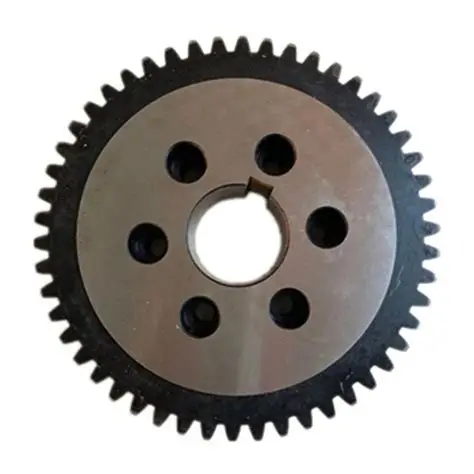
#> input picture gear_3.png, 474 x 474 px
$ jupyter execute Spur_Gear_Preprocessing_win.ipynb
#> lines starting #> are read from the running program, lines starting #| are printed output that depends on the picture; after the words box and inside, x2 and y2 are one past the last pixel; in counts of white or black regions, pixels touching at a corner belong together
[cell 1]
import cv2, numpy as np, json, math, matplotlib.pyplot as plt
from pathlib import Path

# --- Paths (no /mnt) ---
PROJECT_ROOT = Path.cwd()
OUT_DIR ="Output"


# Point to your image (change this if needed)
IMG_PATH = PROJECT_ROOT / "gear_3.png"     # e.g., "./gear.jpg"

assert IMG_PATH.exists(), f"Place your image at {IMG_PATH} or update IMG_PATH."

img = cv2.imread(str(IMG_PATH))
#> img is the input picture: shape (474, 474, 3); mean B, G, R 163.1, 165.9, 168.9
assert img is not None, f"Could not read {IMG_PATH}"

img_rgb = cv2.cvtColor(img, cv2.COLOR_BGR2RGB)
plt.figure(figsize=(4,4)); plt.title("Cell 1 — Input Image"); plt.axis("off"); plt.imshow(img_rgb)

[cell 2]
def auto_threshold(gray_img):
    """
    Enhanced thresholding for gear images with white background and grey gear
    """
    h, w = gray_img.shape

    # Adaptive region sampling based on image size
    center_size = min(40, h//8, w//8)  # Scale with image size
    border_size = min(30, h//10, w//10)

    # Sample center region (gear area)
    cx, cy = w//2, h//2
    center_region = gray_img[cy-center_size:cy+center_size, cx-center_size:cx+center_size]
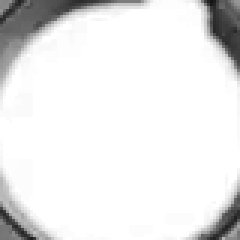
#> center_region: shape (80, 80) (shown 3 times larger); min 21, max 255, mean 233.3
    center_mean = np.mean(center_region)
#> center_mean = 233.3
    center_std = np.std(center_region)
#> center_std = 52.31

    # Sample border regions (background area) - multiple samples for robustness
    border_samples = []
    # Top and bottom borders
    border_samples.extend([
        gray_img[:border_size, :].ravel(),
        gray_img[-border_size:, :].ravel()
    ])
    # Left and right borders
    border_samples.extend([
        gray_img[:, :border_size].ravel(),
        gray_img[:, -border_size:].ravel()
    ])
    # Corner samples for extra robustness
    corner_size = border_size // 2
    border_samples.extend([
        gray_img[:corner_size, :corner_size].ravel(),  # Top-left
        gray_img[:corner_size, -corner_size:].ravel(), # Top-right
        gray_img[-corner_size:, :corner_size].ravel(), # Bottom-left
        gray_img[-corner_size:, -corner_size:].ravel() # Bottom-right
    ])

    # Combine all border samples and remove outliers
    all_border = np.concatenate(border_samples)
    # Remove extreme values (noise) using percentiles
    border_clean = all_border[(all_border >= np.percentile(all_border, 5)) &
                             (all_border <= np.percentile(all_border, 95))]
    border_mean = np.mean(border_clean)
#> border_mean = 255
    border_std = np.std(border_clean)
#> border_std = 0

    # Determine if gear is darker than background
    invert = center_mean < border_mean
#> invert = True

    # Calculate optimal threshold based on the contrast
    intensity_gap = abs(border_mean - center_mean)
#> intensity_gap = 21.69

    # If there's good contrast, use a threshold between center and border
    if intensity_gap > 20:  # Good contrast
        manual_threshold = int((center_mean + border_mean) / 2)
#> manual_threshold = 244
        flag = cv2.THRESH_BINARY_INV if invert else cv2.THRESH_BINARY
#> flag = 1
        _, bin_manual = cv2.threshold(gray_img, manual_threshold, 255, flag)
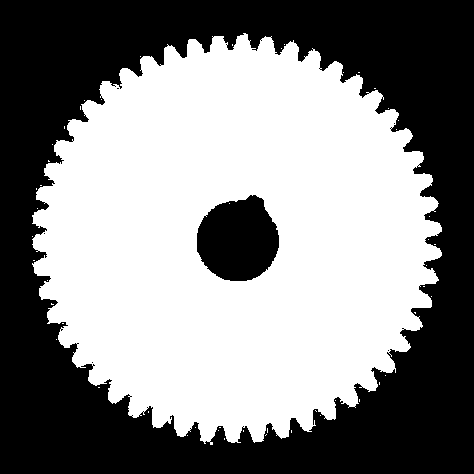
#> bin_manual: shape (474, 474); 52.9% white; 7 black regions (5 under 20 px), largest, box (x1, y1, x2, y2) and area: (0, 0, 474, 474) 100415, (197, 195, 279, 281) 5367
    else:
        bin_manual = None

    # Always compute Otsu as fallback
    flag_otsu = cv2.THRESH_BINARY_INV if invert else cv2.THRESH_BINARY
#> flag_otsu = 1
    otsu_thresh, bin_otsu = cv2.threshold(gray_img, 0, 255, flag_otsu + cv2.THRESH_OTSU)
#> bin_otsu: shape (474, 474); 49.7% white; 13 white regions (11 under 20 px), largest, box (x1, y1, x2, y2) and area: (34, 36, 439, 441) 111521, (383, 190, 386, 198) 20
#> otsu_thresh = 173

    # Choose the best threshold method
    if bin_manual is not None and intensity_gap > 30:
        # Use manual threshold for high contrast images
        final_binary = bin_manual
        method_used = f"Manual (thresh={manual_threshold})"
    else:
        # Use Otsu for low contrast images
        final_binary = bin_otsu
        method_used = f"Otsu (thresh={otsu_thresh:.0f})"
#> method_used = 'Otsu (thresh=173)'

    # Post-processing: Remove small noise
    kernel = cv2.getStructuringElement(cv2.MORPH_ELLIPSE, (3, 3))
    final_binary = cv2.morphologyEx(final_binary, cv2.MORPH_OPEN, kernel, iterations=1)
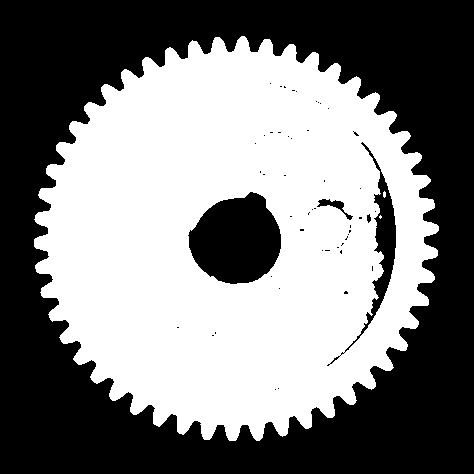
#> final_binary: shape (474, 474); 49.6% white; 3 white regions (2 under 20 px), largest, box (x1, y1, x2, y2) and area: (34, 36, 439, 441) 111430

    # Debug information
    print(f"Thresholding Analysis:")
    print(f"  Center mean: {center_mean:.1f} ± {center_std:.1f}")
#|   Center mean: 233.3 ± 52.3
    print(f"  Border mean: {border_mean:.1f} ± {border_std:.1f}")
#|   Border mean: 255.0 ± 0.0
    print(f"  Intensity gap: {intensity_gap:.1f}")
#|   Intensity gap: 21.7
    print(f"  Invert: {invert}")
#|   Invert: True
    print(f"  Method used: {method_used}")
#|   Method used: Otsu (thresh=173)

    return final_binary, invert

gray = cv2.cvtColor(img, cv2.COLOR_BGR2GRAY)
clahe = cv2.createCLAHE(clipLimit=2.0, tileGridSize=(8,8))
gray_eq = clahe.apply(gray)

binary, was_inverted = auto_threshold(gray_eq)
#> was_inverted = True

plt.figure(figsize=(12,4))
plt.subplot(1,3,1); plt.title("Gray"); plt.axis("off"); plt.imshow(gray, cmap="gray")
plt.subplot(1,3,2); plt.title("CLAHE"); plt.axis("off"); plt.imshow(gray_eq, cmap="gray")
plt.subplot(1,3,3); plt.title(f"Binary (invert={was_inverted})"); plt.axis("off"); plt.imshow(binary, cmap="gray")

[cell 3]
# [20 lines of commented-out code are left out]

[cell 4]
k3 = cv2.getStructuringElement(cv2.MORPH_ELLIPSE, (3,3))
k5 = cv2.getStructuringElement(cv2.MORPH_ELLIPSE, (5,5))
mask = cv2.morphologyEx(binary, cv2.MORPH_OPEN, k3, iterations=1)
mask = cv2.morphologyEx(mask, cv2.MORPH_CLOSE, k5, iterations=2)
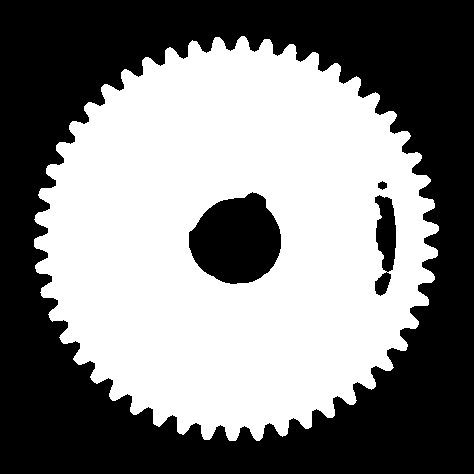
#> mask: shape (474, 474); 50.2% white; 4 black regions

# keep largest connected component
cnts, _ = cv2.findContours(mask, cv2.RETR_EXTERNAL, cv2.CHAIN_APPROX_SIMPLE)
#> cnts = 1 contour; box (x1, y1, x2, y2) and area: (34, 36, 439, 441) 119598
canvas = np.zeros_like(mask)
if cnts:
    cv2.drawContours(canvas, [max(cnts, key=cv2.contourArea)], -1, 255, -1)
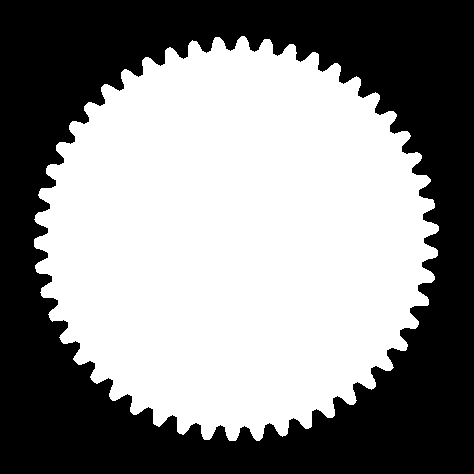
#> canvas: shape (474, 474); 53.7% white; 1 black region
    mask = canvas

cv2.imwrite(str("Output/gear_mask.png"), mask)
plt.figure(figsize=(4,4)); plt.title("Cell 3 — Cleaned Mask"); plt.axis("off"); plt.imshow(mask, cmap="gray")

[cell 5]
contours, hierarchy = cv2.findContours(mask, cv2.RETR_TREE, cv2.CHAIN_APPROX_NONE)
#> contours has the same summary as cnts
hierarchy = hierarchy[0]
outer_idx = int(np.argmax([cv2.contourArea(c) for c in contours]))
#> outer_idx = 0
outer = contours[outer_idx]
#> outer = contour of 1908 points, box (x1, y1, x2, y2) (34, 36, 439, 441), area 119598

M = cv2.moments(mask, binaryImage=True)
#> M = moments, m00 120553, centre m10/m00, m01/m00 = (235.3, 238.4)
cx, cy = M["m10"]/M["m00"], M["m01"]/M["m00"]
#> cx = 235.3; cy = 238.4

def robust_radius(contour, center, top_k=200, mode="max"):
#> called with contour = array of shape (1908, 1, 2), center = (235.3, 238.4), top_k = 200, mode = 'max'
    cx0, cy0 = center
    pts = contour[:,0,:]
#> pts = 1908 pairs, first value 34 to 438, second value 36 to 440
    d = np.hypot(pts[:,0]-cx0, pts[:,1]-cy0)
#> d = 1908 values, max 203.6 at index 1336, min 186.2 at index 925, mean 195.1
    vals = np.sort(d); k = min(top_k, len(vals))
#> after `vals = np.sort(d)`: vals = 1908 values from 186.2 to 203.6
#> after `k = min(top_k, len(vals))`: k = 200
    return float(np.mean(vals[-k:] if mode=="max" else vals[:k]))

r_add = robust_radius(outer, (cx, cy), mode="max")
#> r_add = 202.5
r_ded = robust_radius(outer, (cx, cy), mode="min")
#> r_ded = 187.7
r_pitch = 0.5*(r_add + r_ded)
#> r_pitch = 195.1

# bore as largest child of outer (may be None if the photo doesn’t show it well)
child_idxs = [i for i,h in enumerate(hierarchy) if h[3]==outer_idx]
#> child_idxs = []
r_hole = None
if child_idxs:
    inner = max(child_idxs, key=lambda i: cv2.contourArea(contours[i]))
    r_hole = robust_radius(contours[inner], (cx, cy), mode="max")

diag = img.copy()
for r in [r_ded, r_pitch, r_add]: cv2.circle(diag, (int(cx),int(cy)), int(r), (0,255,0), 2)
#> this loop made 3 passes
#> r on passes 1 to 3: 187.7, 195.1, 202.5
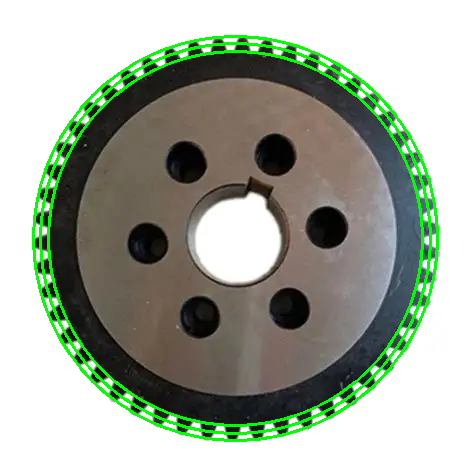
#> diag: shape (474, 474, 3); 4.78% of pixels changed, all inside (x1, y1, x2, y2) = (32, 35, 439, 442)
if r_hole: cv2.circle(diag, (int(cx),int(cy)), int(r_hole), (255,0,0), 2)
cv2.circle(diag, (int(cx),int(cy)), 4, (0,0,255), -1)
#> diag: shape (474, 474, 3); 0.02% of pixels changed, all inside (x1, y1, x2, y2) = (231, 234, 240, 243)
cv2.imwrite(str("Output/gear_circles.png"), diag)

plt.figure(figsize=(6,6)); plt.title("Cell 4 — Center & Radii"); plt.axis("off")
plt.imshow(cv2.cvtColor(diag, cv2.COLOR_BGR2RGB))

[cell 6]
outline = cv2.morphologyEx(mask, cv2.MORPH_GRADIENT, cv2.getStructuringElement(cv2.MORPH_ELLIPSE,(3,3)))
#> outline: shape (474, 474); 1.7% white in thin lines or dots, all inside (x1, y1, x2, y2) = (33, 35, 440, 442)
_, outline = cv2.threshold(outline, 1, 255, cv2.THRESH_BINARY)

overlay = img.copy()
overlay[np.where(outline==255)] = (255,255,255)
#> overlay: shape (474, 474, 3); 1.68% of pixels changed, all inside (x1, y1, x2, y2) = (33, 35, 440, 442)

cv2.imwrite(str("Output/gear_outline.png"), outline)
cv2.imwrite(str("Output/gear_overlay.png"), overlay)

plt.figure(figsize=(10,4))
plt.subplot(1,2,1); plt.title("Outline"); plt.axis("off"); plt.imshow(outline, cmap="gray")
plt.subplot(1,2,2); plt.title("Overlay"); plt.axis("off"); plt.imshow(cv2.cvtColor(overlay, cv2.COLOR_BGR2RGB))
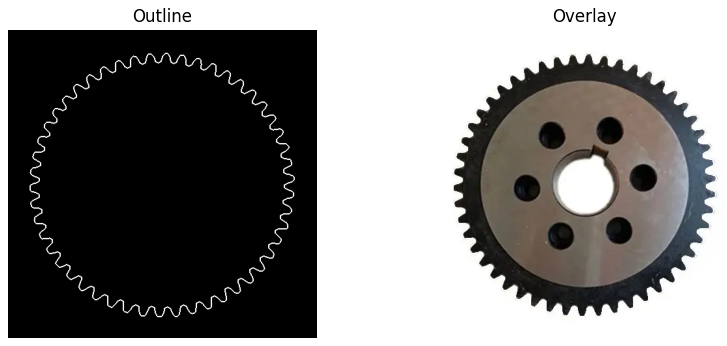
#> figure drawn by matplotlib, 2 panels

[cell 7]
h, w = mask.shape[:2]
clean = np.zeros((h,w), dtype=np.uint8)
cv2.drawContours(clean, [outer], -1, 255, 2)
#> clean: shape (474, 474); 3.2% white; 1 white region, box (x1, y1, x2, y2) and area: (33, 35, 440, 442) 7278
cv2.circle(clean, (int(cx),int(cy)), int(r_ded), 255, 2)
cv2.circle(clean, (int(cx),int(cy)), int(r_hole or 0.12*r_ded), 255, 2)
#> clean: shape (474, 474); 4.6% white; 2 white regions, box (x1, y1, x2, y2) and area: (33, 35, 440, 442) 9801, (212, 215, 259, 262) 430

cv2.imwrite(str("Output/gear_outline_clean.png"), clean)
plt.figure(figsize=(4,4)); plt.title("Cell 6 — Clean Outline"); plt.axis("off"); plt.imshow(clean, cmap="gray")

[cell 8]
gray_blur = cv2.GaussianBlur(cv2.cvtColor(img, cv2.COLOR_BGR2GRAY), (5,5), 0)
edges = cv2.Canny(gray_blur, 50, 150)
#> edges: shape (474, 474); 2.5% white in thin lines or dots, all inside (x1, y1, x2, y2) = (33, 36, 440, 441)

yy, xx = np.indices(edges.shape)
dist = np.hypot(xx - cx, yy - cy)
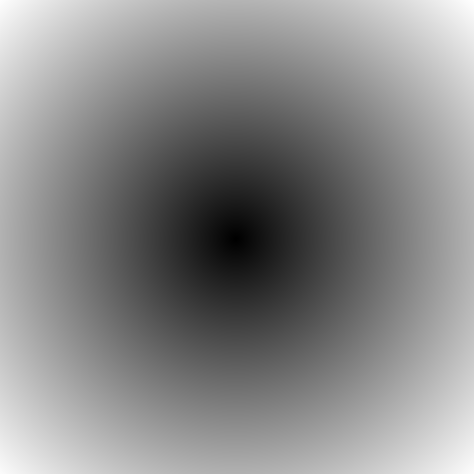
#> dist: shape (474, 474) float64; min 0.481, max 336.7, mean 181.4; drawn with min black and max white
MARGIN_IN, MARGIN_OUT = 10, 8  # widen if tips are truncated
ring = ((dist >= (r_ded - MARGIN_IN)) & (dist <= (r_add + MARGIN_OUT))).astype(np.uint8)*255
#> ring: shape (474, 474); 17.8% white; 1 white region, box (x1, y1, x2, y2) and area: (25, 28, 446, 449) 40077

teeth_edges = cv2.bitwise_and(edges, ring)
k = cv2.getStructuringElement(cv2.MORPH_ELLIPSE, (3,3))
#> k = [[0, 1, 0], [1, 1, 1], [0, 1, 0]]
teeth_edges = cv2.morphologyEx(teeth_edges, cv2.MORPH_DILATE, k, iterations=1)
#> teeth_edges: shape (474, 474); 2.9% white in thin lines or dots, all inside (x1, y1, x2, y2) = (32, 35, 441, 442)
teeth_edges = cv2.morphologyEx(teeth_edges, cv2.MORPH_CLOSE, k, iterations=2)
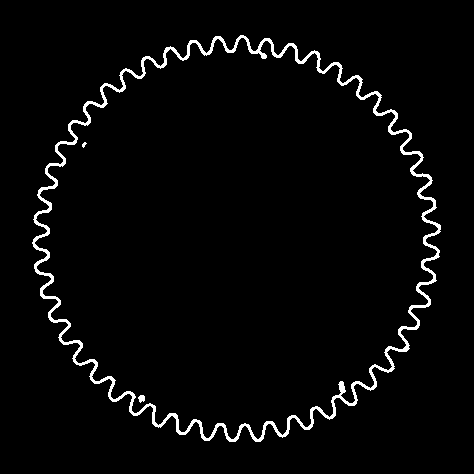
#> teeth_edges: shape (474, 474); 3% white; 3 white regions (1 under 20 px)

cnts, _ = cv2.findContours(teeth_edges, cv2.RETR_EXTERNAL, cv2.CHAIN_APPROX_NONE)
#> cnts = 1 contour; box (x1, y1, x2, y2) and area: (32, 35, 441, 442) 122100
teeth_loop = np.zeros_like(teeth_edges)
if cnts:
    cv2.drawContours(teeth_loop, [max(cnts, key=cv2.contourArea)], -1, 255, 2)
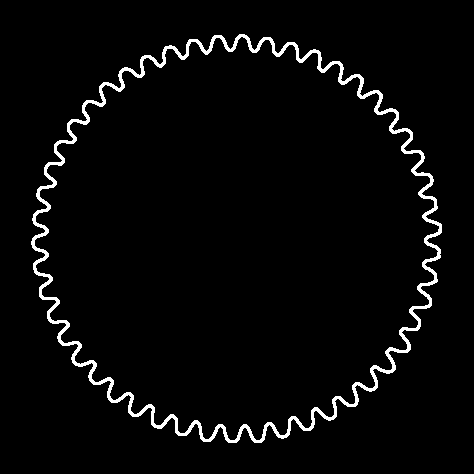
#> teeth_loop: shape (474, 474); 3.3% white; 1 white region, box (x1, y1, x2, y2) and area: (31, 34, 442, 443) 7380

teeth_final = np.zeros_like(teeth_loop)
teeth_final = cv2.bitwise_or(teeth_final, teeth_loop)
cv2.circle(teeth_final, (int(cx),int(cy)), int(r_ded), 255, 2)
cv2.circle(teeth_final, (int(cx),int(cy)), int(r_hole or 0.12*r_ded), 255, 2)
#> teeth_final: shape (474, 474); 4.8% white; 2 white regions, box (x1, y1, x2, y2) and area: (31, 34, 442, 443) 10347, (212, 215, 259, 262) 430
#> (the rest of the program and of its run is left out)
